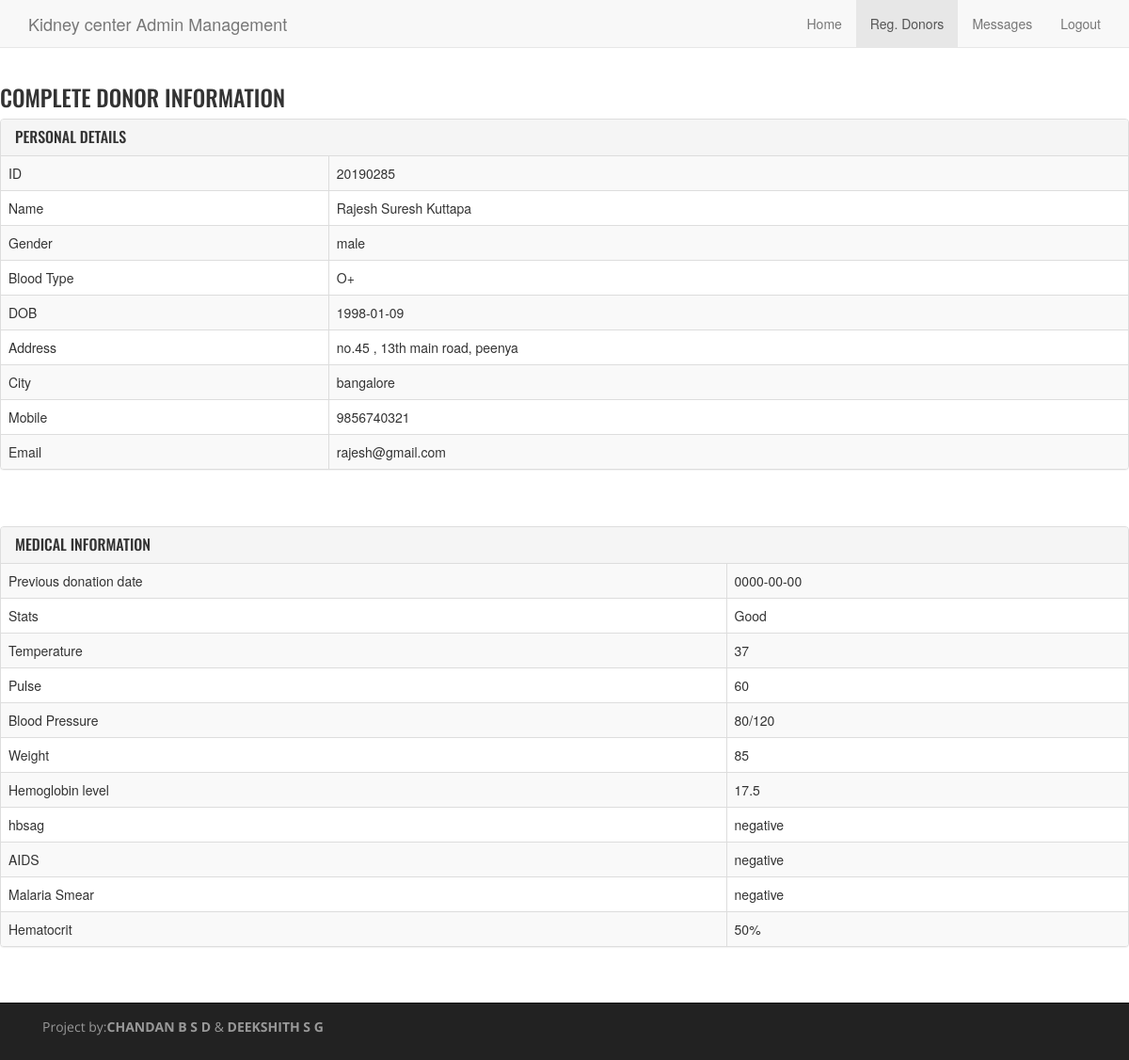
Screenshot of /admin/donordet_admin.php?id=20190285 (signed in) with the database file from the repository.
### tables this page shows
CREATE TABLE `donor` (
  `id` int(8) NOT NULL,
  `fname` varchar(50) NOT NULL,
  `mname` varchar(50) DEFAULT NULL,
  `lname` varchar(50) NOT NULL,
  `sex` varchar(6) NOT NULL,
  `btype` varchar(10) NOT NULL,
  `dob` date NOT NULL,
  `address` varchar(100) NOT NULL,
  `city` varchar(50) NOT NULL,
  `mobile` bigint(10) NOT NULL,
  `email` varchar(50) NOT NULL,
  `password` varchar(20) NOT NULL,
  `kcid` int(5) DEFAULT NULL,
  `kcname` varchar(20) DEFAULT NULL
);

CREATE TABLE `donormed` (
  `no` int(5) NOT NULL,
  `id` int(8) NOT NULL,
  `don_date` date NOT NULL,
  `stats` varchar(20) NOT NULL,
  `temp` varchar(20) NOT NULL,
  `pulse` varchar(20) NOT NULL,
  `bp` varchar(20) NOT NULL,
  `weight` varchar(20) NOT NULL,
  `hemoglobin` varchar(20) NOT NULL,
  `hbsag` varchar(20) NOT NULL,
  `aids` varchar(20) NOT NULL,
  `malaria_smear` varchar(20) NOT NULL,
  `hematocrit` varchar(20) NOT NULL
);

### admin/donordet_admin.php (the view, shortened to what this page needs)
<?php
      include ("includes/connect.php");
      if(!isset($_SESSION['uname'])){
          echo "<script>alert('Donor page could not be accessed')</script>";
           header("location: http://localhost/proj/admin/home_admin.php");
      }else{
          $id=$_GET['id'];
          $query="SELECT * FROM donor WHERE id='$id'";
          $result=mysqli_query($conn,$query);
          if(mysqli_num_rows($result)>0){
          while($d=mysqli_fetch_array($result)){
                  $fname=$d['fname'];
                  $mname=$d['mname'];
                  $lname=$d['lname'];
                  $sex=$d['sex'];
                  $btype=$d['btype'];
                  $dob=$d['dob'];
                  $address=$d['address'];
                  $city=$d['city'];
                  $mobile=$d['mobile'];
                  $email=$d['email'];
          }}
          $query1="SELECT * FROM donormed WHERE id=$id";
          $result1=mysqli_query($conn,$query1);
          if(mysqli_num_rows($result1)>0){
            while($l=mysqli_fetch_array($result1)){
                  $don_date=$l['don_date'];
                  $stats=$l['stats'];
                  $temp=$l['temp'];
                  $pulse=$l['pulse'];
                  $bp=$l['bp'];
                  $weight=$l['weight'];
                  $hemoglobin=$l['hemoglobin'];
                  $hbsag=$l['hbsag'];
                  $aids=$l['aids'];
                  $malaria_smear=$l['malaria_smear'];
                  $hematocrit=$l['hematocrit'];
          }
}}?>
<!DOCTYPE html>
<html lang="en">
  <head>
    <link href="css/bootstrap.min.css" rel="stylesheet">
    <link href="css/custom.css" rel="stylesheet">
    <link href="http://netdna.bootstrapcdn.com/font-awesome/4.0.3/css/font-awesome.css" rel="stylesheet">
  </head>
  <body>
    <div class="navbar navbar-default navbar-fixed-top" role="navigation">
      <div class="container">
        <div class="navbar-header">
          <a class="navbar-brand" href="#">Kidney center Admin Management</a>
        </div>
        <div class="navbar-collapse collapse">
          <ul class="nav navbar-nav navbar-right">
            <li><a href="home_admin.php">Home</a></li>
            <li class="active"><a href="donor_admin.php">Reg. Donors</a></li>
            <li><a href="contact_admin.php">Messages</a></li>
            <li><a href="logout_admin.php">Logout</a></li>
          </ul>
        </div>
      </div>
    </div>
    <h3>COMPLETE DONOR INFORMATION</h3>
    <div class='panel panel-default'>
					<div class='panel-heading'>
						<h3 class='panel-title'>PERSONAL DETAILS</h3>
					</div>
					<table class='table table-bordered table-striped'>
						<tbody>
							<tr>
								<td>ID</td>
								<td><?= $id; ?></td>
							</tr>
							<tr>
								<td>Name</td>
								<td><?= $fname." ".$mname." ".$lname; ?></td>
							</tr>
							<tr>
								<td>Gender</td>
								<td><?= $sex; ?></td>
							</tr>
							<tr>
								<td>Blood Type</td>
								<td><?= $btype; ?></td>
							</tr>
							<tr>
								<td>DOB</td>
								<td><?= $dob; ?></td>
                            <tr>
								<td>Address</td>
								<td><?= $address; ?></td>
							</tr>
                            <tr>
								<td>City</td>
								<td><?= $city; ?></td>
							</tr>
                            <tr>
								<td>Mobile</td>
								<td><?= $mobile; ?></td>
							</tr>
							<tr>
							    <td>Email</td>
							    <td><?= $email; ?></td>
							</tr>
						</tbody>
					</table>
                </div>   <br><br>
         <div class='panel panel-default'>
					<div class='panel-heading'>
						<h3 class='panel-title'>MEDICAL INFORMATION</h3>
					</div>
					<table class='table table-bordered table-striped'>
						<tbody>
							<tr>
								<td>Previous donation date</td>
								<td><?= $don_date; ?></td>
							</tr>
							<tr>
								<td>Stats</td>
								<td><?= $stats; ?></td>
							</tr>
							<tr>
								<td>Temperature</td>
								<td><?= $temp; ?></td>
							</tr>
							<tr>
								<td>Pulse</td>
								<td><?= $pulse; ?></td>
							</tr>
							<tr>
								<td>Blood Pressure</td>
								<td><?= $bp; ?></td>
                            <tr>
								<td>Weight</td>
								<td><?= $weight; ?></td>
							</tr>
                            <tr>
								<td>Hemoglobin level</td>
								<td><?= $hemoglobin; ?></td>
							</tr>
                            <tr>
								<td>hbsag</td>
								<td><?= $hbsag; ?></td>
							</tr>
							<tr>
							    <td>AIDS</td>
							    <td><?= $aids; ?></td>
							</tr>
							<tr>
							    <td>Malaria Smear</td>
							    <td><?= $malaria_smear; ?></td>
							</tr>
							<tr>
							    <td>Hematocrit</td>
							    <td><?= $hematocrit; ?></td>
							</tr>
						</tbody>
					</table>
                </div>
    <div class="navbar navbar-inverse navbar-fixed-bottom" role="navigation">
    	<div class="container">
    		<div class="navbar-text pull-left">
    			<p>Project by:<b>CHANDAN B S D</b> & <b>DEEKSHITH S G</b></p>
    		</div>
    	</div>
    </div>
  </body>
</html>

### admin/css/custom.css (style rules this page uses)
body { padding-top: 70px; padding-bottom: 100px; }
p { font-family: 'Open Sans', sans-serif; }
h1, h2, h3, h4, h5, h6 { font-family: 'Oswald', sans-serif; }

### rows the page displays
donor: fname "Rajesh", mname "Suresh", lname "Kuttapa", sex "male", btype "O+", dob "1998-01-09", address "no.45 , 13th main road, peenya", city "bangalore", mobile "9856740321", email "rajesh@gmail.com"
donormed: don_date "0000-00-00", stats "Good", temp "37", pulse "60", bp "80/120", weight "85", hemoglobin "17.5", hbsag "negative", aids "negative", malaria_smear "negative", hematocrit "50%"

### other values shown
$id "20190285"
